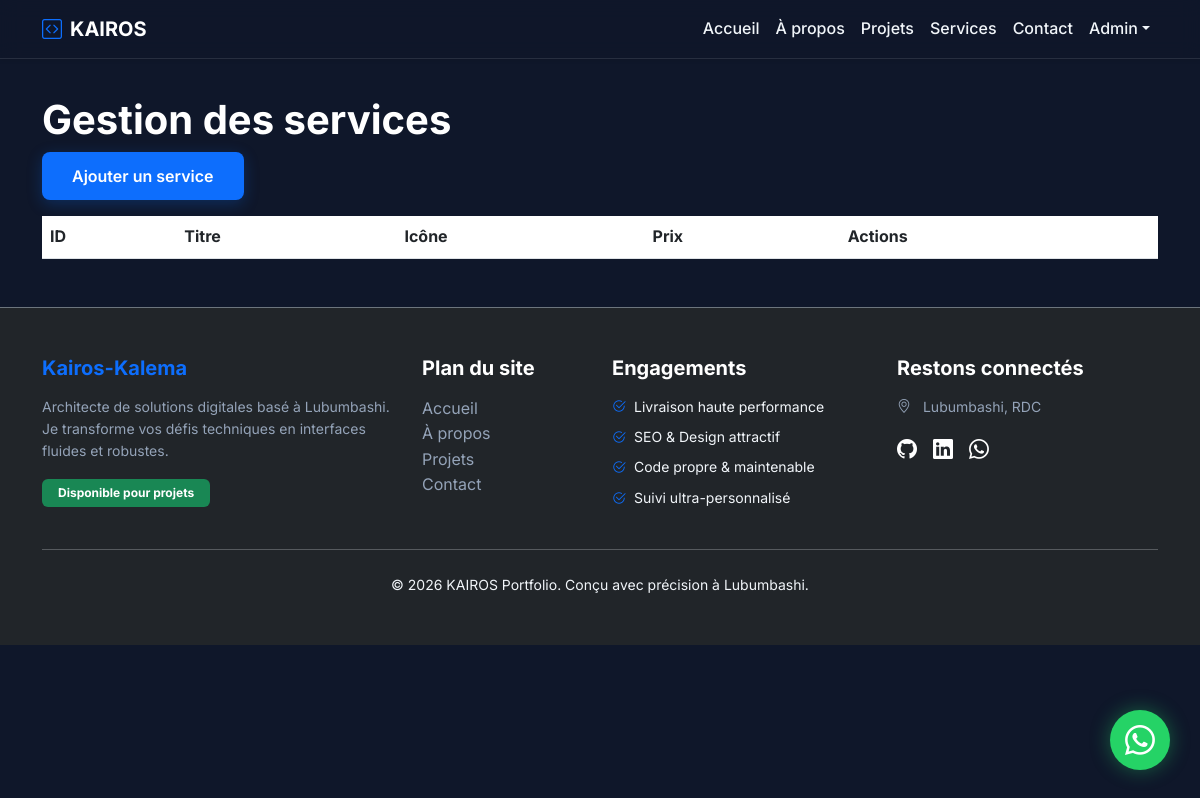
Before: /admin/services (signed in) with the older database file.
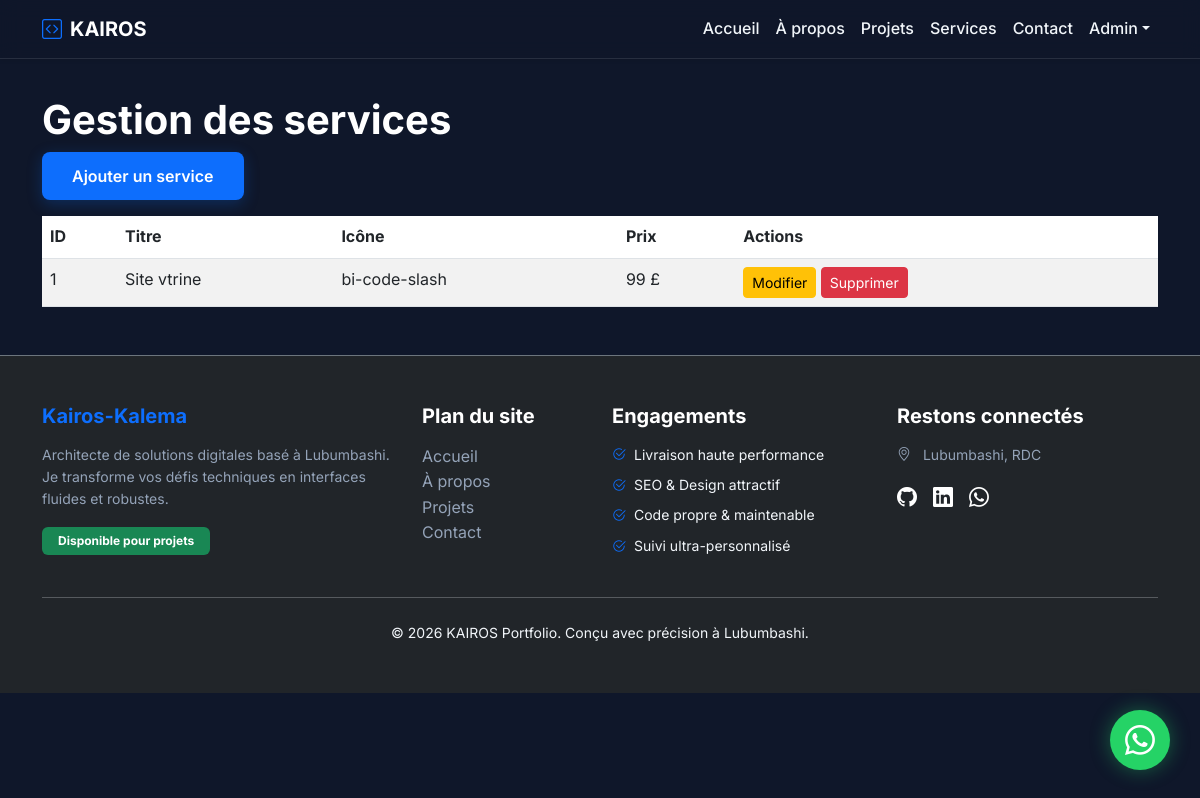
After: the same page with the newer database file.
### app/models.py (models this page shows)
class Service(db.Model):
    id = db.Column(db.Integer, primary_key=True)
    title = db.Column(db.String(100), nullable=False)
    description = db.Column(db.Text)
    icon = db.Column(db.String(50))
    price = db.Column(db.String(50))
    delivery_days = db.Column(db.Integer)

### app/admin/route.py (the view)
@bp.route('/services')
@login_required
@admin_required
def services():
    services = Service.query.all()
    return render_template('admin/services.html', services=services)

### app/admin/route.py (called while the page is built)
def admin_required(f):
    @wraps(f)
    def decorated(*args, **kwargs):
        if not current_user.is_authenticated or not current_user.is_admin:
            flash('Accès réservé aux administrateurs.', 'danger')
            return redirect(url_for('auth.login'))
        return f(*args, **kwargs)
    return decorated

### app/templates/admin/services.html
{% extends 'base.html' %}
{% block content %}
<div class="container mt-4">
    <h1>Gestion des services</h1>
    <a href="{{ url_for('admin.service_new') }}" class="btn btn-primary mb-3">Ajouter un service</a>
    <table class="table table-striped">
        <thead>
            <tr><th>ID</th><th>Titre</th><th>Icône</th><th>Prix</th><th>Actions</th></tr>
        </thead>
        <tbody>
            {% for s in services %}
            <tr>
                <td>{{ s.id }}</td>
                <td>{{ s.title }}</td>
                <td>{{ s.icon }}</td>
                <td>{{ s.price }}</td>
                <td>
                    <a href="{{ url_for('admin.service_edit', id=s.id) }}" class="btn btn-sm btn-warning">Modifier</a>
                    <form action="{{ url_for('admin.service_delete', id=s.id) }}" method="POST" style="display:inline;">
                        <button type="submit" class="btn btn-sm btn-danger" onclick="return confirm('Supprimer ce service ?')">Supprimer</button>
                    </form>
                </td>
            </tr>
            {% endfor %}
        </tbody>
    </table>
</div>
{% endblock %}

Changed rows visible on the page:
added Service: id "1", title "Site vtrine", icon "bi-code-slash", price "99 £"
